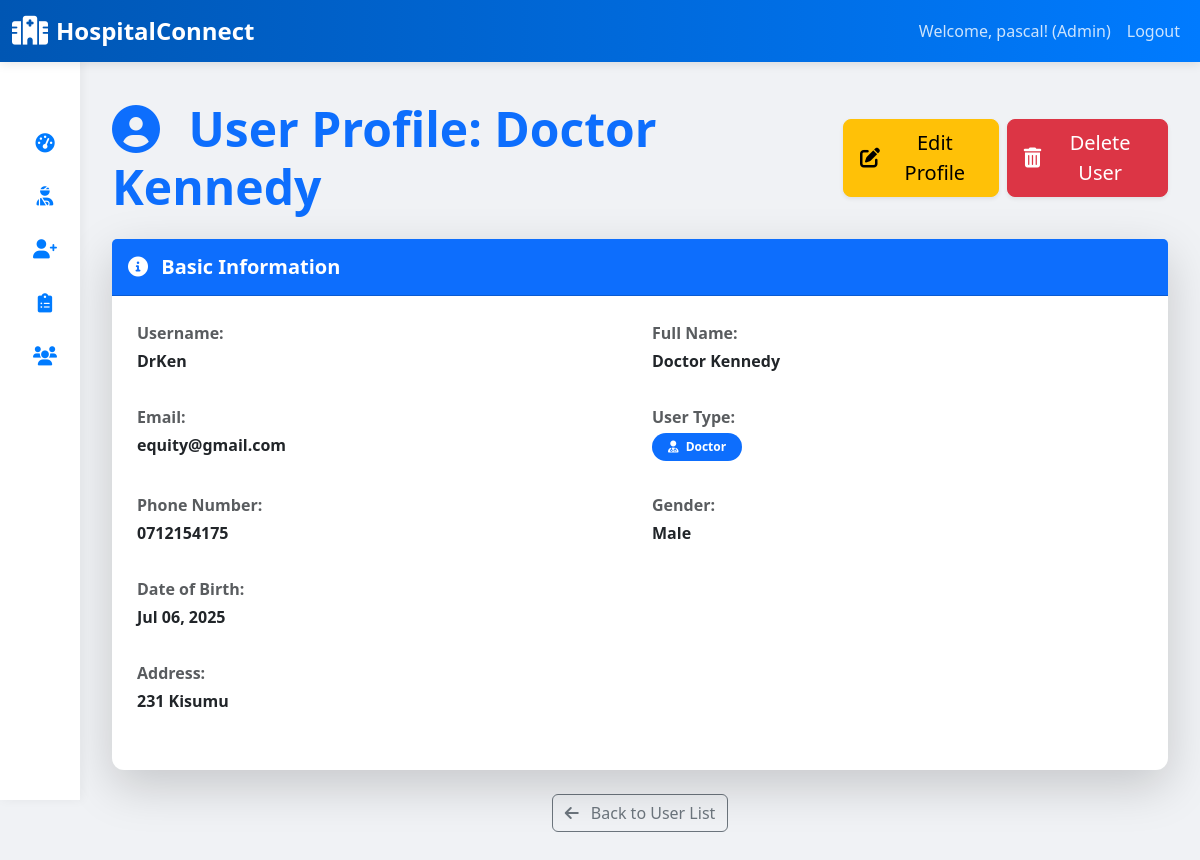
The page /users/4/ (signed in) on the database as committed earlier.
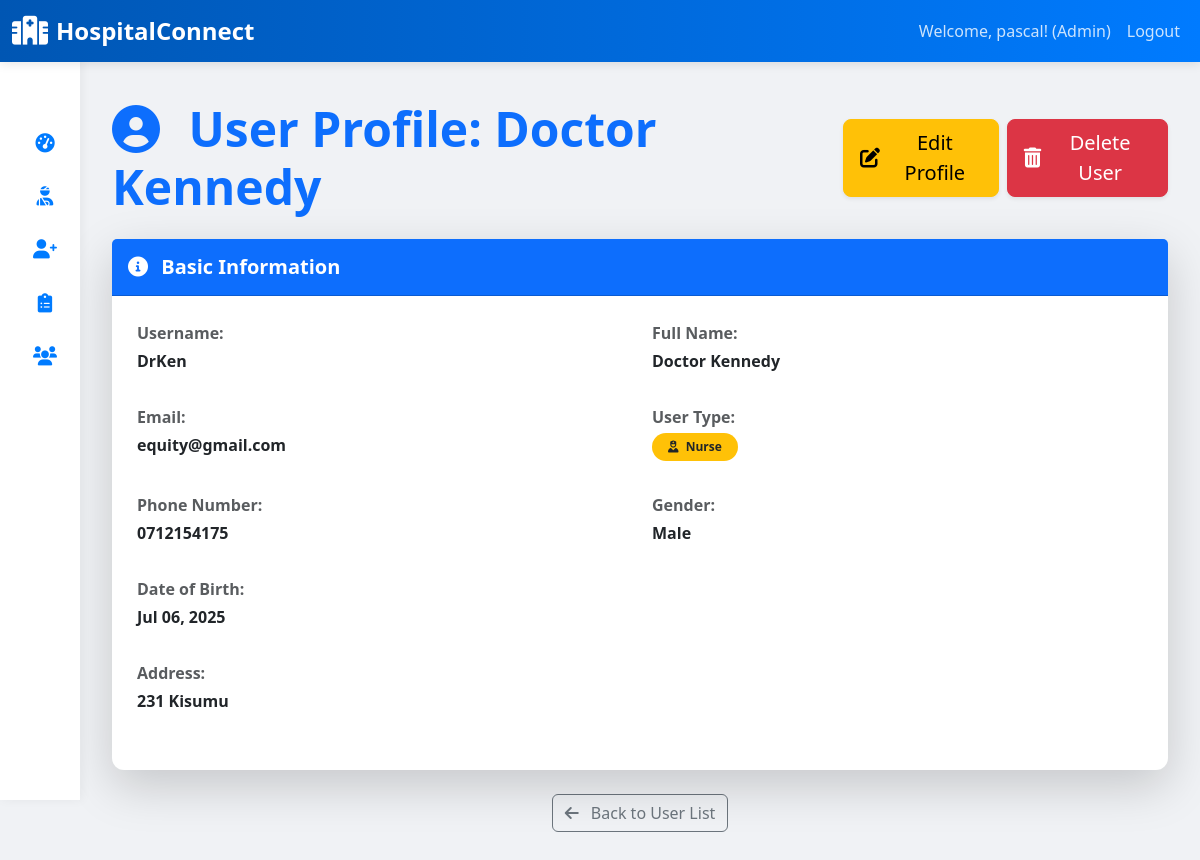
The same page on the database as committed later.
### clinical_app/models.py (models this page shows, shortened)
class User(AbstractUser):
    USER_TYPE_CHOICES = (
        ('admin', 'Administrator'),
        ('doctor', 'Doctor'),
        ('nurse', 'Nurse'),
        ('pharmacist', 'Pharmacist'),
        ('lab_tech', 'Lab Technician'),
        ('radiologist', 'Radiologist'),
        ('patient', 'Patient'),
        ('receptionist', 'Receptionist'),
        ('procurement_officer', 'Procurement Officer'),
    )
    user_type = models.CharField(max_length=20, choices=USER_TYPE_CHOICES, default='patient')
    phone_number = models.CharField(max_length=20, blank=True, null=True)
    address = models.TextField(blank=True, null=True)
    date_of_birth = models.DateField(blank=True, null=True)
    gender_choices = (
        ('male', 'Male'),
        ('female', 'Female'),
    )
    gender = models.CharField(max_length=10, choices=gender_choices, blank=True, null=True)
    groups = models.ManyToManyField(
        'auth.Group',
        verbose_name=('groups'),
        blank=True,
        help_text=(
            'The groups this user belongs to. A user will get all permissions '
            'granted to each of their groups.'
        ),
        related_name="clinical_app_user_set", # Changed this line
        related_query_name="clinical_app_user",
    )
    user_permissions = models.ManyToManyField(
        'auth.Permission',
        verbose_name=('user permissions'),
        blank=True,
        help_text=('Specific permissions for this user.'),
        related_name="clinical_app_user_permissions_set", # Changed this line
        related_query_name="clinical_app_user",
    )

### clinical_app/views.py (the view)
# urls.py: path('users/<int:pk>/', views.UserDetailView.as_view(), name='user_detail'),
class UserDetailView(LoginRequiredMixin, UserPassesTestMixin, DetailView):
    model = User
    template_name = 'clinical_app/user_detail.html'
    context_object_name = 'user_obj' # Renamed to avoid clash with request.user
    def test_func(self):
        user_obj = self.get_object()
        return (self.request.user.user_type == 'admin' or
                self.request.user.user_type == 'receptionist' or
                self.request.user == user_obj)
    def get_context_data(self, **kwargs):
        context = super().get_context_data(**kwargs)
        context['title'] = f"User: {self.object.get_full_name() or self.object.username}"
        return context

### clinical_app/templates/clinical_app/user_detail.html (shortened to what the changed rows need)
{% extends "clinical_app/base.html" %}
{% block content %}
<div class="container py-4">
    <div class="d-flex justify-content-between align-items-center mb-4">
        <h1 class="display-5 fw-bold text-primary mb-0">
            <i class="fas fa-user-circle me-3"></i> User Profile: {{ user_obj.get_full_name|default:user_obj.username }}
        </h1>
        <div class="d-flex gap-2">
            {% if request.user.user_type == 'admin' or request.user == user_obj %}
                <a href="{% url 'user_update' user_obj.pk %}" class="btn btn-warning btn-lg d-flex align-items-center shadow-sm">
                </a>
            {% endif %}
            {% if request.user.user_type == 'admin' and request.user != user_obj %}
                <a href="{% url 'user_delete' user_obj.pk %}" class="btn btn-danger btn-lg d-flex align-items-center shadow-sm" onclick="return confirm('Are you sure you want to delete user {{ user_obj.username }}? This action cannot be undone.');">
                </a>
            {% endif %}
        </div>
    </div>
    <div class="card shadow-lg mb-4">
        <div class="card-body">
            <div class="row">
                <div class="col-md-6 mb-3">
                    <p class="mb-1 text-muted fw-semibold">Username:</p>
                    <p class="fw-bold">{{ user_obj.username }}</p>
                </div>
                <div class="col-md-6 mb-3">
                    <p class="mb-1 text-muted fw-semibold">Full Name:</p>
                    <p class="fw-bold">{{ user_obj.get_full_name|default:"N/A" }}</p>
                </div>
                <div class="col-md-6 mb-3">
                    <p class="mb-1 text-muted fw-semibold">Email:</p>
                    <p class="fw-bold">{{ user_obj.email|default:"N/A" }}</p>
                </div>
                <div class="col-md-6 mb-3">
                    <p class="fw-bold">
                        <span class="badge rounded-pill py-2 px-3
                            {% if user_obj.user_type == 'admin' %}bg-danger
                            {% elif user_obj.user_type == 'doctor' %}bg-primary
                            {% elif user_obj.user_type == 'patient' %}bg-info text-dark
                            {% elif user_obj.user_type == 'receptionist' %}bg-success
                            {% elif user_obj.user_type == 'nurse' %}bg-warning text-dark
                            {% else %}bg-secondary{% endif %}">
                            <i class="
                                {% if user_obj.user_type == 'admin' %}fas fa-shield-alt
                                {% elif user_obj.user_type == 'doctor' %}fas fa-user-md
                                {% elif user_obj.user_type == 'patient' %}fas fa-user-injured
                                {% elif user_obj.user_type == 'receptionist' %}fas fa-headset
                                {% elif user_obj.user_type == 'nurse' %}fas fa-user-nurse
                                {% else %}fas fa-question-circle{% endif %} me-1"></i>
                            {{ user_obj.get_user_type_display }}
                        </span>
                    </p>
                </div>
                <div class="col-md-6 mb-3">
                    <p class="mb-1 text-muted fw-semibold">Phone Number:</p>
                    <p class="fw-bold">{{ user_obj.phone_number|default:"N/A" }}</p>
                </div>
                <div class="col-md-6 mb-3">
                    <p class="mb-1 text-muted fw-semibold">Gender:</p>
                    <p class="fw-bold">{{ user_obj.get_gender_display|default:"N/A" }}</p>
                </div>
                <div class="col-md-6 mb-3">
                    <p class="mb-1 text-muted fw-semibold">Date of Birth:</p>
                    <p class="fw-bold">{{ user_obj.date_of_birth|date:"M d, Y"|default:"N/A" }}</p>
                </div>
                <div class="col-md-12 mb-3">
                    <p class="mb-1 text-muted fw-semibold">Address:</p>
                    <p class="fw-bold">{{ user_obj.address|default:"N/A" }}</p>
                </div>
            </div>
        </div>
    </div>
</div>
{% endblock %}

Rows that differ between the two databases and show on the page:
changed User "Doctor Kennedy": user_type "Doctor" → "Nurse"
